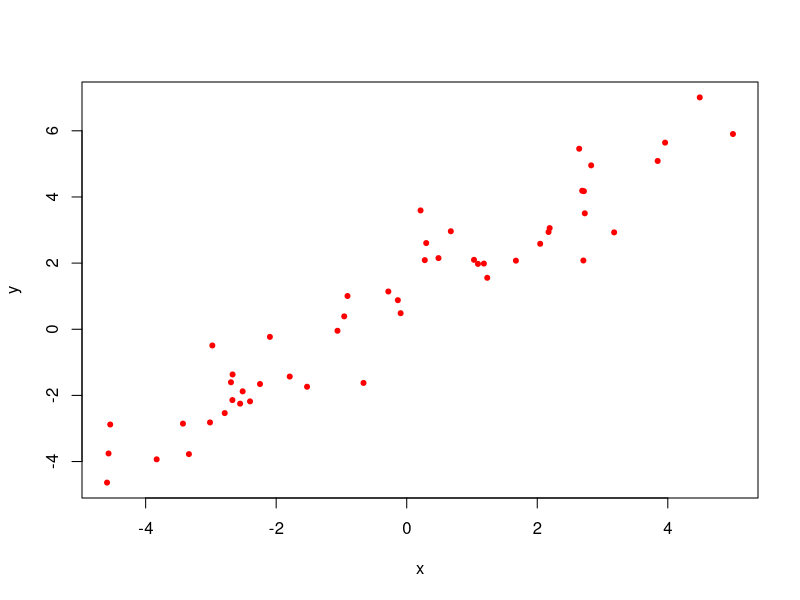

This chart was generated by the following R code:
# Generate some data
n=50
x <- runif(n, -5, 5)
beta <- runif(2, -3, 3)
y <- beta[1] + beta[2] * x   + rnorm(n)

# Plot
plot(x, y, pch=20, col="red")

# Fit a model
g <- lm(y ~ x)
summary(g)
